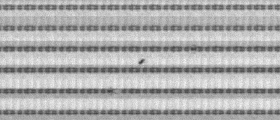
#> input picture test1.jpg, 280 x 120 px
$ python zuobiao.py
#> lines starting #> are read from the running program, lines starting #| are printed output that depends on the picture
import matplotlib.pyplot as plt
import matplotlib.patches as patches
import numpy as np
from PIL import Image
from numpy.ma.core import resize

# 加载一张图片
image = Image.open('test1.jpg')
#> image is the input picture: PIL image 280x120 L; min 61, max 248, mean 173.3

image_np = np.array(image)

# 创建一个图形和坐标轴
fig, ax = plt.subplots()

# 在坐标轴上显示图片
ax.imshow(image_np)

# 定义矩形框的坐标(x1, y1, x2, y2)
# 这里的坐标是图片中矩形的左上角和右下角的坐标181, 46, 207, 54]], 'kaikou_Issue': [[0.839, 134, 58, 149, 66
x1, y1, x2, y2 =  134, 58, 149, 66 # 举例的坐标，您需要替换成实际的坐标

# 创建一个矩形框并添加到坐标轴上
rect = patches.Rectangle((x1, y1), x2-x1, y2-y1, linewidth=1, edgecolor='r', facecolor='none')
ax.add_patch(rect)

# 去掉坐标轴
ax.axis('off')

# 显示图形
plt.show()
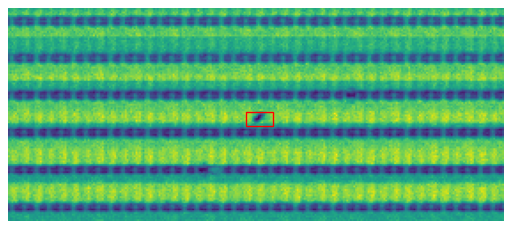
#> figure drawn by matplotlib, 1 panel

$ run again, with test2.jpg copied over test1.jpg
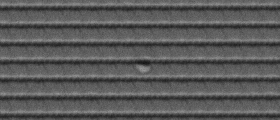
#> input picture test2.jpg, 280 x 120 px
#> image is the input picture: PIL image 280x120 L; min 20, max 151, mean 89.2
#> `plt.show()`:
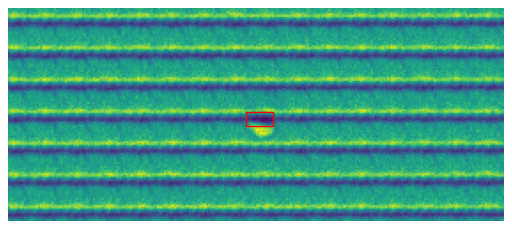
#> figure drawn by matplotlib, 1 panel
